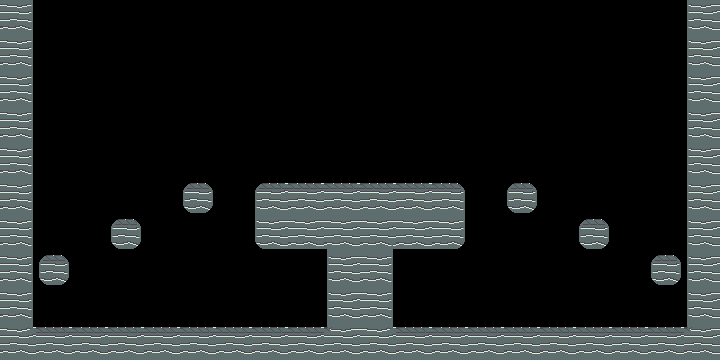

Tiled map render using the project's own tile images. Description and the whole map definition, tile-layer contents included, below:
An orthogonal 20x10 tile map with 36x36 px tiles, 1 tile layer (Tile Layer 1) and 21 objects.

<map version="1.0" orientation="orthogonal" renderorder="right-down" width="20" height="10" tilewidth="36" tileheight="36" nextobjectid="1">
 <tileset firstgid="1" name="City" tilewidth="36" tileheight="36" tilecount="48" columns="8">
  <image source="../../Sprites/AutoTileGen/City.png" width="288" height="216" />
  <tile id="0">
   <objectgroup draworder="index">
    <object id="1" x="3.04348" y="3" width="33.087" height="33.087" />
   </objectgroup>
  </tile>
  <tile id="1">
   <objectgroup draworder="index">
    <object id="1" x="-0.0625" y="3" width="35.9375" height="32.875" />
   </objectgroup>
  </tile>
  <tile id="2">
   <objectgroup draworder="index">
    <object id="1" x="-0.75" y="3" width="33.625" height="33.625" />
   </objectgroup>
  </tile>
  <tile id="3">
   <objectgroup draworder="index">
    <object id="1" x="2.9375" y="3.125" width="30" height="33.1875" />
   </objectgroup>
  </tile>
  <tile id="4">
   <objectgroup draworder="index">
    <object id="1" x="-0.875" y="-0.875" width="33.75" height="33.5" />
    <object id="2" x="3.1875" y="3" width="33.4375" height="34.1875" />
   </objectgroup>
  </tile>
  <tile id="5">
   <objectgroup draworder="index">
    <object id="1" x="2.9375" y="3.0625" width="29.9375" height="33.9375" />
    <object id="2" x="32.3125" y="3" width="4.3125" height="30" />
   </objectgroup>
  </tile>
  <tile id="6">
   <objectgroup draworder="index">
    <object id="1" x="-1.625" y="2.875" width="37.8125" height="30" />
    <object id="2" x="3" y="25.9375" width="29.875" height="10.1875" />
   </objectgroup>
  </tile>
  <tile id="7">
   <objectgroup draworder="index">
    <object id="1" x="3.125" y="3" width="29.9375" height="33.1875" />
    <object id="2" x="0" y="2.9375" width="3.0625" height="30" />
   </objectgroup>
  </tile>
  <tile id="12">
   <objectgroup draworder="index">
    <object id="1" x="3.0625" y="-1.125" width="29.75" height="37.5" />
    <object id="2" x="32.6875" y="-1" width="3.75" height="33.625" />
    <object id="3" x="-0.25" y="2.9375" width="3.5" height="33.5" />
   </objectgroup>
  </tile>
  <tile id="13">
   <objectgroup draworder="index">
    <object id="1" x="2.9375" y="-0.6875" width="30.0625" height="36.9375" />
    <object id="2" x="25.0625" y="2.875" width="11.25" height="30.1875" />
   </objectgroup>
  </tile>
  <tile id="14">
   <objectgroup draworder="index">
    <object id="1" x="3.0625" y="-0.1875" width="29.875" height="36.1875" />
    <object id="2" x="-0.375" y="2.9375" width="36.75" height="30" />
   </objectgroup>
  </tile>
  <tile id="15">
   <objectgroup draworder="index">
    <object id="1" x="3" y="0" width="29.9375" height="36.0625" />
    <object id="2" x="-0.3125" y="2.875" width="4.0625" height="30.125" />
   </objectgroup>
  </tile>
 </tileset>
 <layer name="Tile Layer 1" width="20" height="10">
  <data encoding="csv">
11,0,0,0,0,0,0,0,0,0,0,0,0,0,0,0,0,0,0,9,
11,0,0,0,0,0,0,0,0,0,0,0,0,0,0,0,0,0,0,9,
11,0,0,0,0,0,0,0,0,0,0,0,0,0,0,0,0,0,0,9,
11,0,0,0,0,0,0,0,0,0,0,0,0,0,0,0,0,0,0,9,
11,0,0,0,0,0,0,0,0,0,0,0,0,0,0,0,0,0,0,9,
11,0,0,0,0,28,0,1,2,2,2,2,3,0,28,0,0,0,0,9,
11,0,0,28,0,0,0,17,18,34,33,18,19,0,0,0,28,0,0,9,
11,28,0,0,0,0,0,0,0,9,11,0,0,0,0,0,0,0,28,9,
11,0,0,0,0,0,0,0,0,9,11,0,0,0,0,0,0,0,0,9,
41,2,2,2,2,2,2,2,2,42,41,2,2,2,2,2,2,2,2,42
</data>
 </layer>
</map>